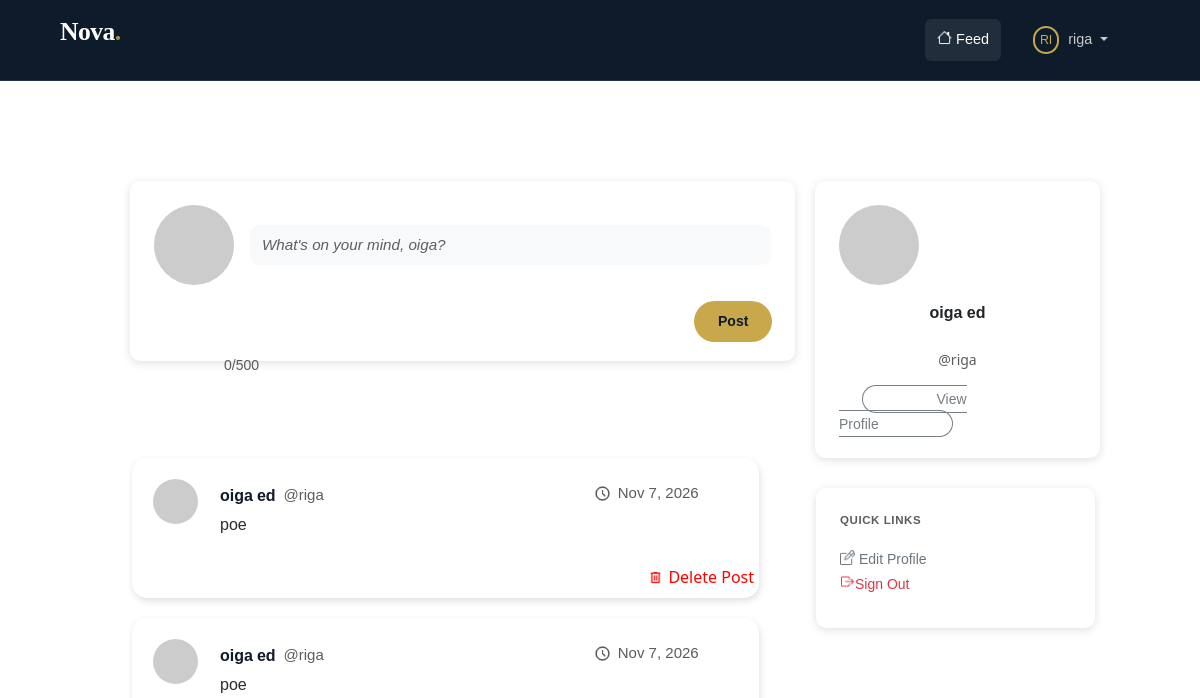
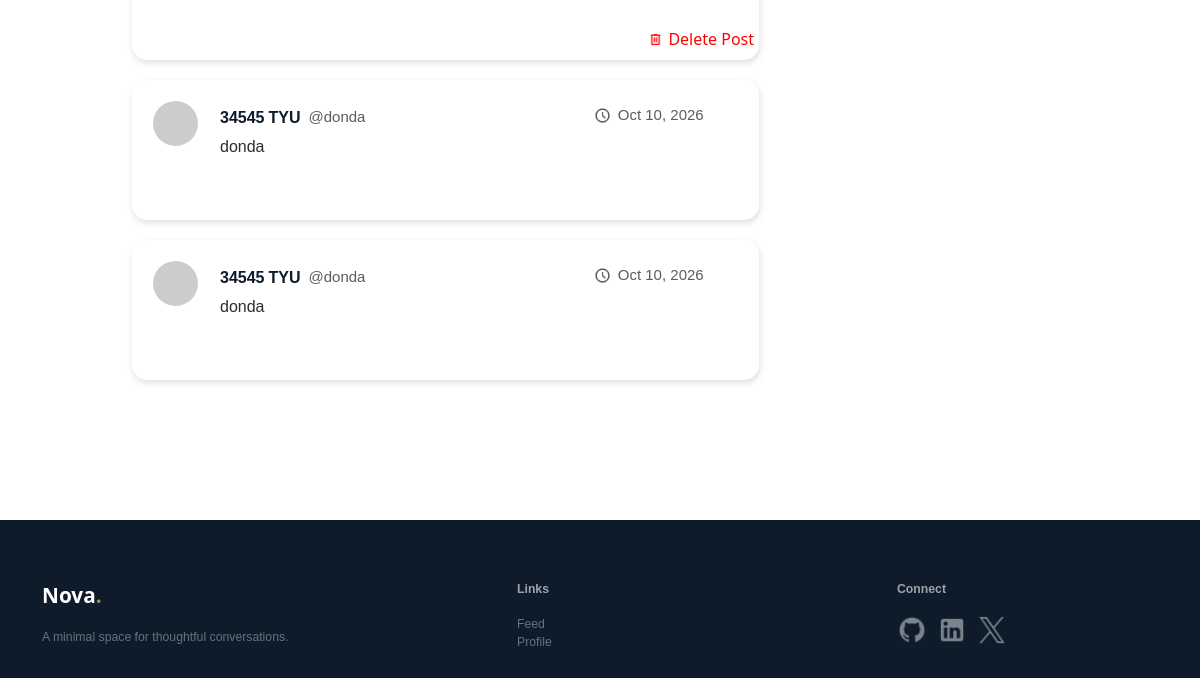
Page /feed (signed in) on the earlier database version (2 pictures, top to bottom).
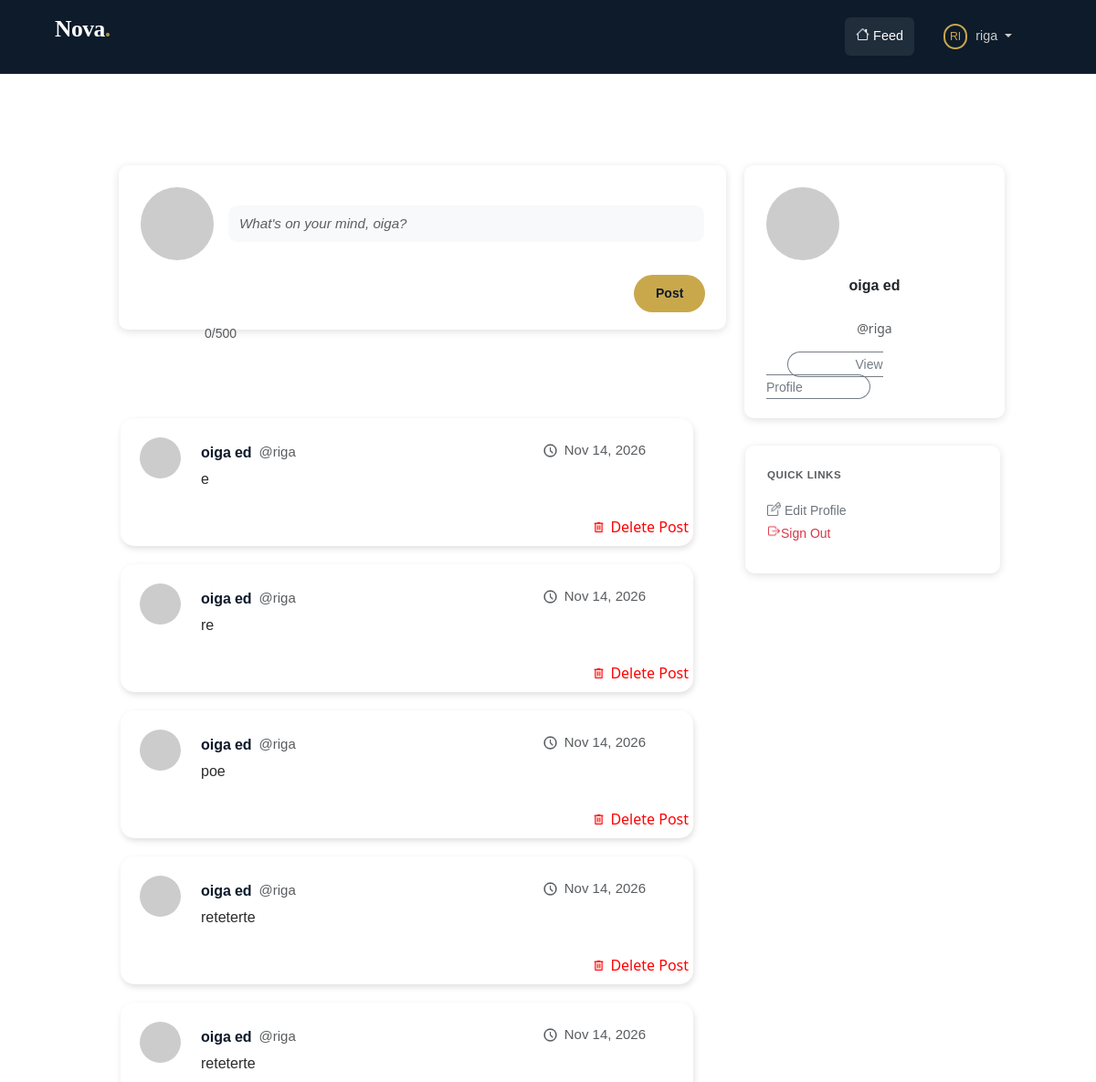
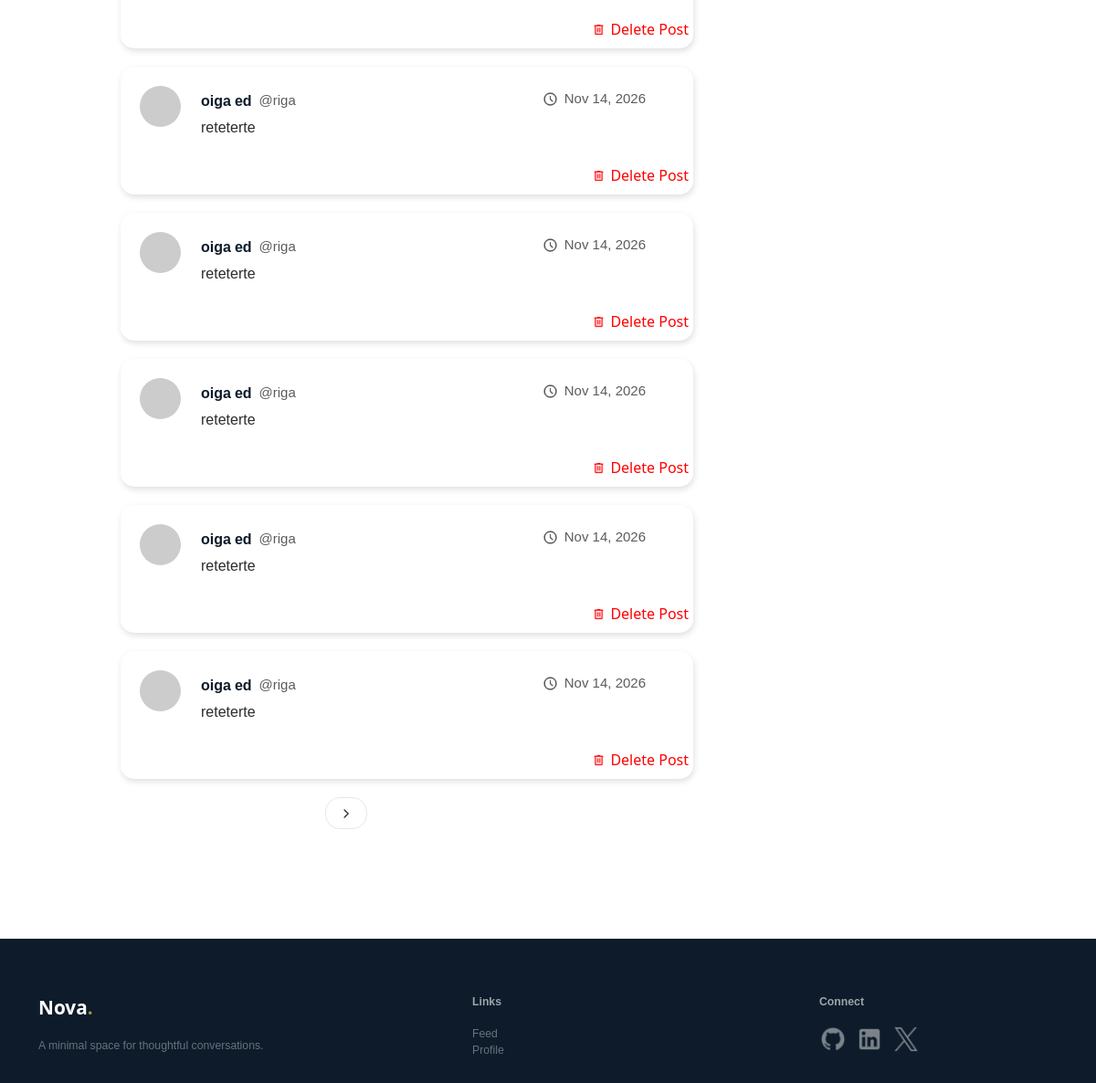
Same page on the later database version (2 pictures, top to bottom).
### app/models.py (models this page shows, shortened)
class User(db.Model, UserMixin):
    id = db.Column(db.Integer, primary_key=True)
    first_name = db.Column(db.String(64), index=True)
    last_name = db.Column(db.String(64), index=True)
    username = db.Column(db.String(64), index=True, unique=True)
    email = db.Column(db.String(120), index=True, unique=True)
    bio = db.Column(db.String(140))
    location = db.Column(db.String(64))
    website = db.Column(db.String(120))
    password_hash = db.Column(db.String(128))
    posts = db.relationship('Post', backref='author', lazy='dynamic')
    member_since = db.Column(db.DateTime, default=datetime.utcnow)
    def avatar(self, size):
        digest = md5(self.email.lower().encode('utf-8')).hexdigest()
        return f'https://www.gravatar.com/avatar/{digest}?d=identicon&s={size}'

class Post(db.Model):
    id = db.Column(db.Integer, primary_key=True)
    body = db.Column(db.String(140))
    timestamp = db.Column(db.DateTime, index=True, default=datetime.utcnow)
    user_id = db.Column(db.Integer, db.ForeignKey('user.id'))

### app/routes.py (the view)
@app.route('/feed', methods=['GET', 'POST'])
@login_required
def feed():
    form = PostForm()
    if form.validate_on_submit():
        post = Post(body=form.body.data, author=current_user)
        db.session.add(post)
        db.session.commit()
        flash('Your post is now live!', 'success')
        return redirect(url_for('feed'))
    page = request.args.get('page', 1, type=int)
    posts = Post.query.order_by(Post.timestamp.desc()).paginate(
        page=page, per_page=app.config['POSTS_PER_PAGE'], error_out=False
    )
    next_url = url_for('feed', page=posts.next_num) if posts.has_next else None
    prev_url = url_for('feed', page=posts.prev_num) if posts.has_prev else None
    return render_template('feed.html', title='Feed', posts=posts.items, form=form, next_url=next_url, prev_url=prev_url)

### app/forms.py
class PostForm(FlaskForm):
    body = StringField('Post', validators=[DataRequired(), length(min=1, max=500)])
    submit = SubmitField('Post')

### app/models.py (called while the page is built)
@login.user_loader
def load_user(id):
    return User.query.get(int(id))

### app/routes.py (called while the page is built)
@app.before_request
def before_request():
    if current_user.is_authenticated:
        current_user.last_seen = datetime.utcnow()
        db.session.commit()

### app/templates/feed.html (shortened to what this page needs)
{% extends 'base.html' %}
{% block content %}
    <div class="container mt-5">
        <div class="row">
            <div class="post col-md-7">
                <form action="" method="post" novalidate>
                        <div class="mb-3 d-flex align-items-center">
                            <img src="{{ current_user.avatar(50) }}" alt="Avatar" class="rounded-circle"> <br>
                            {{ form.body(class="body-control ms-3", rows=3, id="body", placeholder="What's on your mind, " ~ (current_user.first_name or "there") ~ "?") }}
                        </div>
                        <div>
                            <button type="submit" class="btn-post rounded-pill">{{ form.submit.label.text }}</button>
                        </div>
                </form>
                <small class="text-muted five-hundred">
                    <span id="letterCount">0</span>/500
                </small>
            </div>
            <div class="col-md-3 view-profile-card">
                <div class="mb-3">
                    <img src="{{ current_user.avatar(70) }}" alt="Avatar" class="rounded-circle">
                </div>
                <div class="text-center mb-3">
                    <div style=" font-family: sans-serif; font-size: 16px; font-weight: 600; color: rgb(33, 37, 41);"> {{ current_user.first_name }} {{ current_user.last_name }} </div> <br>
                    <div style="color: rgba(33, 37, 41, 0.75); font-size:14px; font-weight: 400;">@{{ current_user.username }}</div>
                </div>
                <a href="{{ url_for('profile', username=current_user.username) }}" class="btn-view-profile rounded-pill">View Profile</a>
            </div>
            <div class="row">
                <div class="col-md-7">
                    {% for post in posts %}
                        {% if post %}
                            <table class="post-table">
                                <tr valign="top">
                                    <td style="width: 50px;">
                                        <a href="{{ url_for('profile', username=post.author.username) }}">
                                            <img src="{{ post.author.avatar(50) }}" alt="Avatar" class="rounded-circle post-avatar">
                                        </a>
                                    </td>
                                    <td>
                                        <div  class="post-author d-flex"><a style="text-decoration: none;" href="{{ url_for('profile', username=post.author.username) }}"><div class="post-names me-1">{{ post.author.first_name }}</div></a> <a style="text-decoration: none;" href="{{ url_for('profile', username=post.author.username) }}"><div class="post-names me-2">{{ post.author.last_name }}</div></a> <span class="post-username">@{{ post.author.username }}</span></div>
                                        <div class="post-body">{{ post.body }}</div>
                                        <div class="post-timestamp"><img src="{{ url_for('static', filename='images/clock-icon.png') }}" alt="Calendar Icon" class="clock-icon"> {{ moment(post.timestamp).format('ll') }}</div>
                                        {% if current_user.is_authenticated and post.author == current_user %}
                                            <form action="{{ url_for('delete_post', post_id=post.id) }}" method="POST" onsubmit="return confirm('Are you sure you want to delete this post?');">
                                                <button type="submit" class="btn-delete"> <img src="{{ url_for('static', filename='images/Trash-icon.png') }}" alt="Delete Icon" class="delete-icon"> Delete Post</button>
                                            </form>
                                        {% endif %}
                                    </td>
                                </tr>
                            </table>
                        {% endif %}
                    {% endfor %}
                    <div class="pagination">
                        {% if next_url %}
                            <a href="{{ next_url }}" class="btn_pagination"><img src="{{ url_for('static', filename='images/Arrow-right-icon.png') }}" alt="Next" style="width: 12px; height: 12px;"></a>
                        {% endif %}
                    </div>
                </div>
                <div class="col-md-3 quick-links-card">
                    <p class="QL-title">QUICK LINKS</p>
                    <a href="{{ url_for('edit_profile') }}" class="btn-quick-link_1"> <img src="{{ url_for('static', filename='images/Pen-and-paper-icon.png') }}" alt="Icon" class="nav-icon"> Edit Profile</a> <br>
                    <a href="{{ url_for('logout') }}" class="btn-quick-link_2"> <img src="{{ url_for('static', filename='images/Exit-icon.png') }}" alt="Icon" class="nav-icon">Sign Out</a>
                </div>
            </div>
        </div>
    </div>
    <section class="footer-pg2">
        <div class="container" style="margin-top: 50px;">
            <div class="row">
                <div class="col-md-5">
                    <a class="navbar-brand-footer d-flex">Nova<div style="color: rgb(168, 143, 70);"><p>.</p></div></a>
                    <p class="footer-text">A minimal space for thoughtful conversations.</p>
                </div>
                <div class="col-md-4 footer-links footer-text">
                    <p class="footer-title">Links</p>
                    <ul class="list-unstyled">
                        <li><a href="{{ url_for('feed') }}">Feed</a></li>
                        <li><a href="{{ url_for('profile', username=current_user.username) }}">Profile</a></li>
                    </ul>
                </div>
                <div class="col-md-3">
                    <p class="footer-title">Connect</p>
                    <div class="d-flex justify-content-start">
                        <a class="btn-social" href="#"><img src="{{ url_for('static', filename='images/github-logo.png') }}" alt="GitHub" class="img-fluid"></a>
                        <a class="btn-social" href="#"><img src="{{ url_for('static', filename='images/linkedin-logo.png') }}" alt="LinkedIn" class="img-fluid"></a>
                        <a class="btn-social" href="#"><img src="{{ url_for('static', filename='images/x-logo.png') }}" alt="X" class="img-fluid"></a>
                    </div>
                </div>
            </div>
        </div>
    </section>
{% endblock %}

### app/templates/base.html (shortened to what this page needs)
<!DOCTYPE html>
<html lang="en">
    <head>
        <link href="https://cdn.jsdelivr.net/npm/bootstrap@5.3.8/dist/css/bootstrap.min.css"
         rel="stylesheet"
>
          <link rel="stylesheet" href="{{ url_for('static', filename='css/styles.css') }}">
    </head>
    <body>
        <div class="navbar">
            <nav class="navbar navbar-expand-lg fixed-top">
                <div class=" nav container-fluid">
                    {% if current_user.is_authenticated %}
                        <a class="navbar-brand d-flex" href="{{ url_for('feed') }}">Nova<div style="color: rgb(168, 143, 70);"><p>.</p></div></a>
                        <div class="collapse navbar-collapse" id="navbarNav">
                            <ul class="navbar-nav me-5 d-flex ms-auto">
                                <div>
                                    <li class="d-flex align-items-center">
                                        <a class="btn-7" aria-current="page" href="{{ url_for('feed') }}">
                                            <img src="{{ url_for('static', filename='images/House-icon.png') }}" alt="Icon" class="nav-icon">
                                            Feed
                                        </a>
                                    </li>
                                </div>
                                <div class="dropdown">
                                    <li class="btn-dropdown_nav dropdown-toggle" role="button" id="dropdownMenuLink" data-bs-toggle="dropdown" aria-expanded="false"
                                            data-bs-toggle="dropdown">
                                        <a class="btn-username" aria-current="page" href="#">{{ current_user.username[:2] | upper }}</a>
                                        {{ current_user.username }}
                                     </li>
                                </div>
                            </ul>
                        </div>
                    {% endif %}
                </div>
            </nav>
        </div>
        {% block content %}{% endblock %}
    </body>
</html>

Differences in the rows shown:
no longer on this page (row unchanged): Post: author.first_name "oiga", author.last_name "ed", author.username "riga", body "poe", timestamp "Nov 7, 2026"
no longer on this page (row unchanged): Post: author.first_name "oiga", author.last_name "ed", author.username "riga", body "poe", timestamp "Nov 7, 2026"
no longer on this page (row unchanged): Post: author.first_name "34545", author.last_name "TYU", author.username "donda", body "donda", timestamp "Oct 10, 2026"
no longer on this page (row unchanged): Post: author.first_name "34545", author.last_name "TYU", author.username "donda", body "donda", timestamp "Oct 10, 2026"
added Post: author.first_name "oiga", author.last_name "ed", author.username "riga", body "e", timestamp "Nov 14, 2026"
added Post: author.first_name "oiga", author.last_name "ed", author.username "riga", body "re", timestamp "Nov 14, 2026"
added Post: author.first_name "oiga", author.last_name "ed", author.username "riga", body "poe", timestamp "Nov 14, 2026"
added Post: author.first_name "oiga", author.last_name "ed", author.username "riga", body "reteterte", timestamp "Nov 14, 2026"
added Post: author.first_name "oiga", author.last_name "ed", author.username "riga", body "reteterte", timestamp "Nov 14, 2026"
added Post: author.first_name "oiga", author.last_name "ed", author.username "riga", body "reteterte", timestamp "Nov 14, 2026"
added Post: author.first_name "oiga", author.last_name "ed", author.username "riga", body "reteterte", timestamp "Nov 14, 2026"
added Post: author.first_name "oiga", author.last_name "ed", author.username "riga", body "reteterte", timestamp "Nov 14, 2026"
added Post: author.first_name "oiga", author.last_name "ed", author.username "riga", body "reteterte", timestamp "Nov 14, 2026"
added Post: author.first_name "oiga", author.last_name "ed", author.username "riga", body "reteterte", timestamp "Nov 14, 2026"
